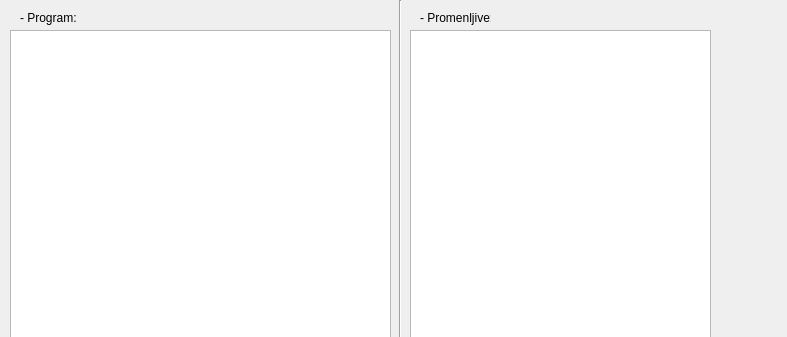
<?xml version="1.0" encoding="UTF-8"?>
<ui version="4.0">
 <class>ListVars</class>
 <widget class="QDialog" name="ListVars">
  <property name="geometry">
   <rect>
    <x>0</x>
    <y>0</y>
    <width>787</width>
    <height>337</height>
   </rect>
  </property>
  <property name="windowTitle">
   <string>Listing</string>
  </property>
  <widget class="Line" name="line">
   <property name="geometry">
    <rect>
     <x>390</x>
     <y>0</y>
     <width>20</width>
     <height>651</height>
    </rect>
   </property>
   <property name="orientation">
    <enum>Qt::Vertical</enum>
   </property>
  </widget>
  <widget class="QTextBrowser" name="tb_1">
   <property name="geometry">
    <rect>
     <x>10</x>
     <y>30</y>
     <width>381</width>
     <height>611</height>
    </rect>
   </property>
  </widget>
  <widget class="QTextBrowser" name="tb_2">
   <property name="geometry">
    <rect>
     <x>410</x>
     <y>30</y>
     <width>301</width>
     <height>611</height>
    </rect>
   </property>
   <property name="accessibleName">
    <string>tb_2</string>
   </property>
  </widget>
  <widget class="QLabel" name="label">
   <property name="geometry">
    <rect>
     <x>20</x>
     <y>10</y>
     <width>71</width>
     <height>16</height>
    </rect>
   </property>
   <property name="text">
    <string>- Program:</string>
   </property>
  </widget>
  <widget class="QLabel" name="label_2">
   <property name="geometry">
    <rect>
     <x>420</x>
     <y>10</y>
     <width>71</width>
     <height>16</height>
    </rect>
   </property>
   <property name="text">
    <string>- Promenljive:</string>
   </property>
  </widget>
 </widget>
 <resources/>
 <connections/>
</ui>
